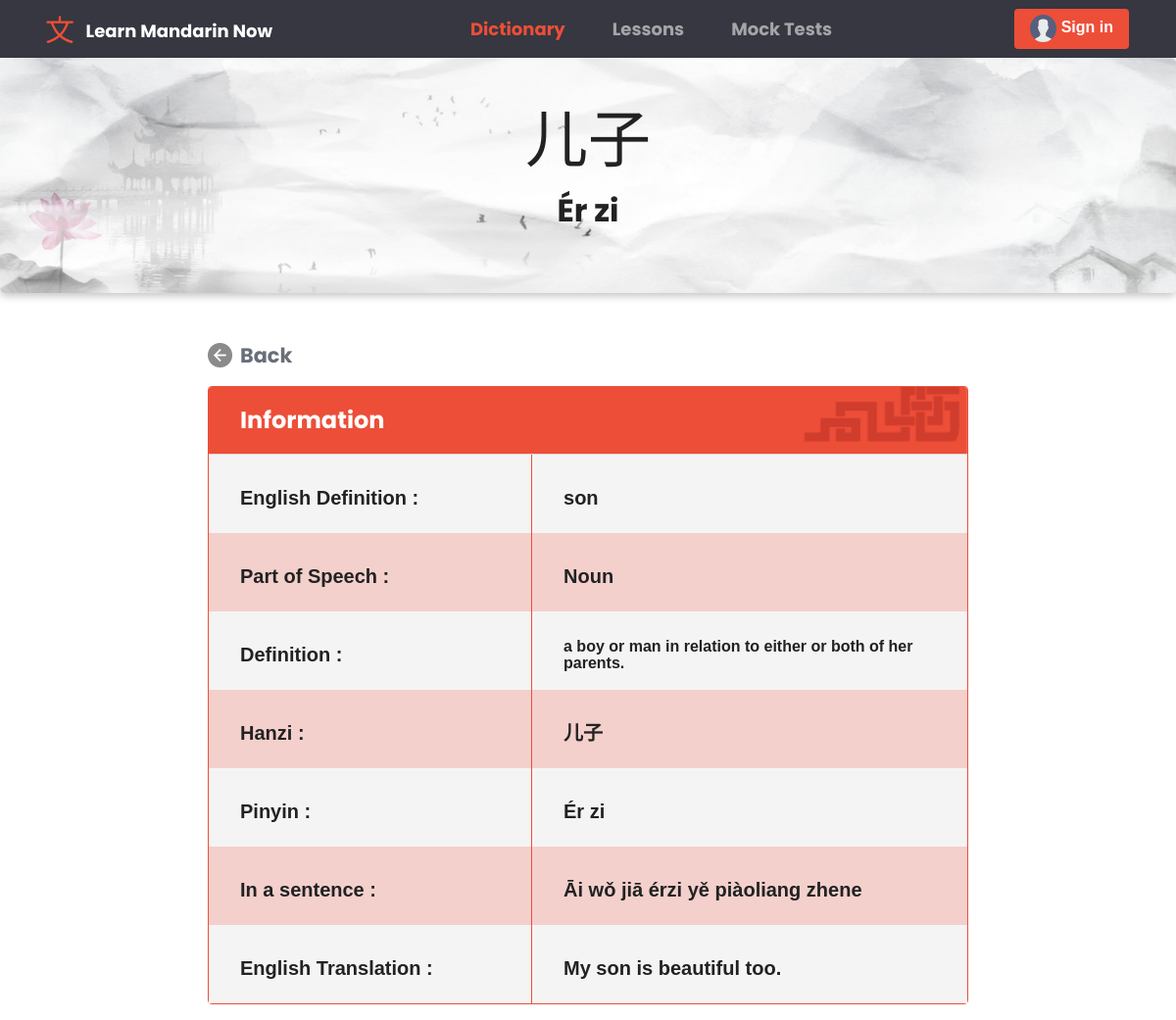
Screenshot of /dictionary/12/ with the database file from the repository.
### base/models.py (models this page shows, shortened)
class DictionaryList(models.Model):
    hanzi = models.CharField(max_length=200, null=True)
    pinyin = models.CharField(max_length=200, null=True)
    english = models.CharField(max_length=200, null=True)
    part_of_speech = models.ForeignKey(SpeechList, on_delete=models.SET_NULL, null=True)
    definition = models.TextField(null=True, blank=True)
    sentence = models.CharField(max_length=200, null=True)
    translation = models.CharField(max_length=200, null=True)
    updated = models.DateTimeField(auto_now=True)
    created = models.DateTimeField(auto_now_add=True)
    class Meta:
        ordering = ['-updated', '-created']

class SpeechList(models.Model):
    speech = models.CharField(max_length=200)
    def __str__(self):
        return self.speech

### base/views.py (the view)
# urls.py: path('dictionary/<str:pk>/', views.DictionaryDetails, name = 'dictionary-details'),
def DictionaryDetails(request, pk):
    word = DictionaryList.objects.get(id=pk)
    context = {
    'word' : word,
    }
    return render(request, 'dictionary_details.html', context)

### templates/dictionary_details.html (shortened to what this page needs)
{% extends 'main.html' %} {% block content%} {% load static %}
<link rel="stylesheet" href="{% static 'css/dictionary.css' %}" />
<link rel="stylesheet" href="{% static 'css/dictionaryAdd_Edit.css' %}" />
<div class="container-fluid">
  <div class="row mb-5" id="dictionary_header">
    <p class="text1">{{word.hanzi}}</p>
    <p class="text2">{{word.pinyin}}</p>
  </div>
  <div class="row justify-content-center">
    <div class="col col-lg-8">
      <a href="{%url 'dictionary'%}" id="back_btn">
        <img src="{% static 'images/back_icon.png' %}" class="navbar_mini_icon">
        Back
      </a>
      <div class="card border-primary mb-3">
        <div class="card-header" id="card_header" style="text-align:left;">
          <strong style="font-size: x-large; padding-left: 2rem;" >Information</strong>
        </div>
        <div class="card-body" style="padding: 0;">
          <div id="row_info" class="row1">
            <div id="left"><h5 class="card-title">English Definition :</h5></div>
            <div id="right"><h5 class="card-title">{{word.english}}</h5></div>
          </div>
          <div id="row_info" class="row2">
            <div id="left"><h5 class="card-title">Part of Speech :</h5></div>
            <div id="right"><h5 class="card-title">{{word.part_of_speech}}</h5></div>
          </div>
          <div id="row_info" class="row1">
            <div id="left"><h5 class="card-title">Definition :</h5></div>
            <div id="right"><h6 class="card-title">{{word.definition}}</h6></div>
          </div>
          <div id="row_info" class="row2">
            <div id="left"><h5 class="card-title">Hanzi :</h5></div>
            <div id="right"><h5 class="card-title">{{word.hanzi}}</h5></div>
          </div>
          <div id="row_info" class="row1">
            <div id="left"><h5 class="card-title">Pinyin :</h5></div>
            <div id="right"><h5 class="card-title">{{word.pinyin}}</h5></div>
          </div>
          <div id="row_info" class="row2">
            <div id="left"><h5 class="card-title">In a sentence :</h5></div>
            <div id="right"><h5 class="card-title">{{word.sentence}}</h5></div>
          </div>
          <div id="row_info" class="row1">
            <div id="left"><h5 class="card-title">English Translation :</h5></div>
            <div id="right"><h5 class="card-title">{{word.translation}}</h5></div>
          </div>
        </div>
      </div>
    </div>
  </div>
</div>
{% endblock content %}

### static/css/navbar.css (style rules this page uses)
.navbar_mini_icon { height: 25px; width: auto; margin-right: .5rem; }

### static/css/dictionary.css (style rules this page uses)
* { font-family: 'Poppins', sans-serif; }
html, body { max-width: 100%; overflow-x: hidden; }
#dictionary_header { height: 30vh; margin-bottom: 2rem; display: flex; align-items: center; justify-content: center; box-shadow: rgba(0, 0, 0, 0.24) 0px 3px 8px; background-image: url(../../static/images/dictionary_headerBg.png); background-position: bottom center; background-repeat: no-repeat; background-size: cover; border-radius: 5px; }
#card_header { background-image: url(../../static/images/card_headerbg.png); background-position: bottom center; background-repeat: no-repeat; background-size: cover; color: #fff; padding: 1rem 0; text-align: center; }
#left { padding-top: 1rem; padding-left: 2rem; margin-right: 5rem; float: left; width: auto; height: auto; }
#right { padding-top: 1rem; margin-left: 2rem; float: left; text-align: left; }

### static/css/dictionaryAdd_Edit.css (style rules this page uses)
#dictionary_header { height: 30vh; margin-bottom: 2rem; display: flex; align-items: center; justify-content: center; background-image: url(../../static/images/dictionary_headerBg.png); background-position: bottom center; background-repeat: no-repeat; background-size: cover; }
#back_btn { text-decoration: none; color: #696F79; font-size: 1.3rem; font-weight: bold; margin: 0%; padding: 0%; display: flex; align-items: center; margin-right: 4rem; margin-bottom: 1rem; }
.text1 { text-align: center; margin: 0; font-size: 4rem; font-family: 'Poppins', sans-serif; }
.text2 { text-align: center; margin: 0; margin-top: -6rem; font-size: 2rem; font-weight: bold; font-family: 'Poppins', sans-serif; }
#row_info { height: 5rem; width: 100%; display: flex; align-items: center; }
.row1 { background-color: #f5f4f4; height: 100%; }
.row2 { background-color: #f3d0cc; height: 100%; }
#row_info #left { width: 49%; height: 100%; border-right: 1px solid #ED4E38; display: flex; align-items: center; }
#row_info #right { height: 100%; width: 50%; display: flex; align-items: center; }
#row_info #right h5, #row_info #right h6 { margin-left: -5rem; margin-right: 3rem; }

### templates/main.html (style rules this page uses)
* { box-sizing: border-box; }
img { -webkit-user-drag: none; -khtml-user-drag: none; -moz-user-drag: none; -o-user-drag: none; object-fit: cover; }

### rows the page displays
DictionaryList: hanzi "儿子", pinyin "Ér zi", english "son", part_of_speech "Noun", definition "a boy or man in relation to either or both of her parents.", sentence "Āi wǒ jiā érzi yě piàoliang zhene", translation "My son is beautiful too."
